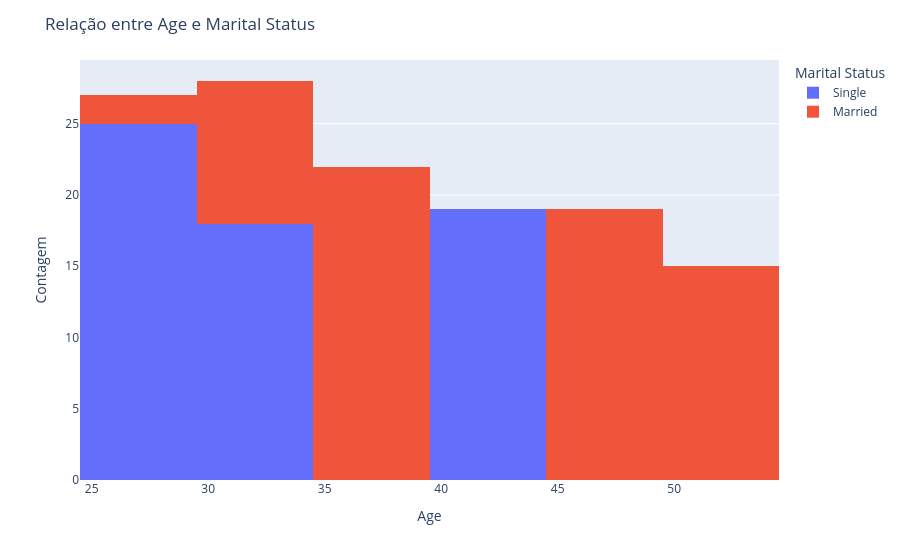
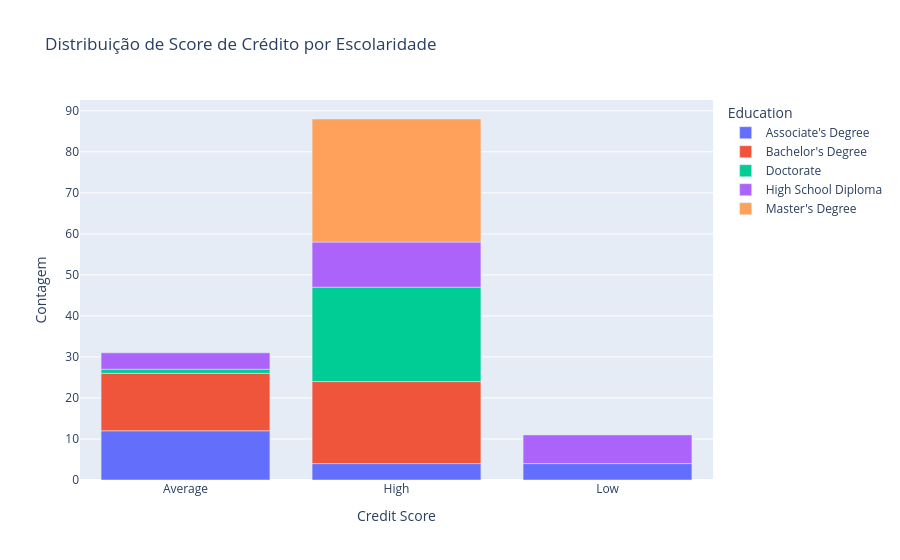
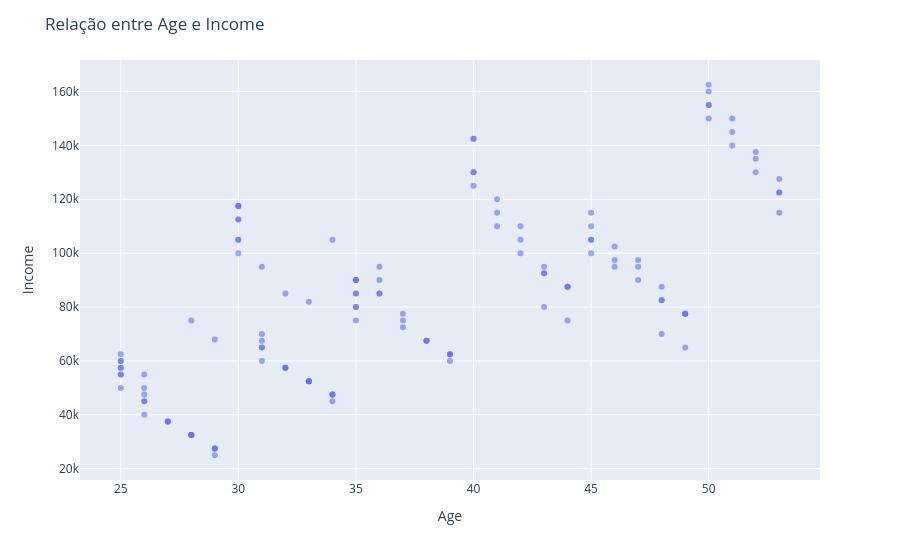
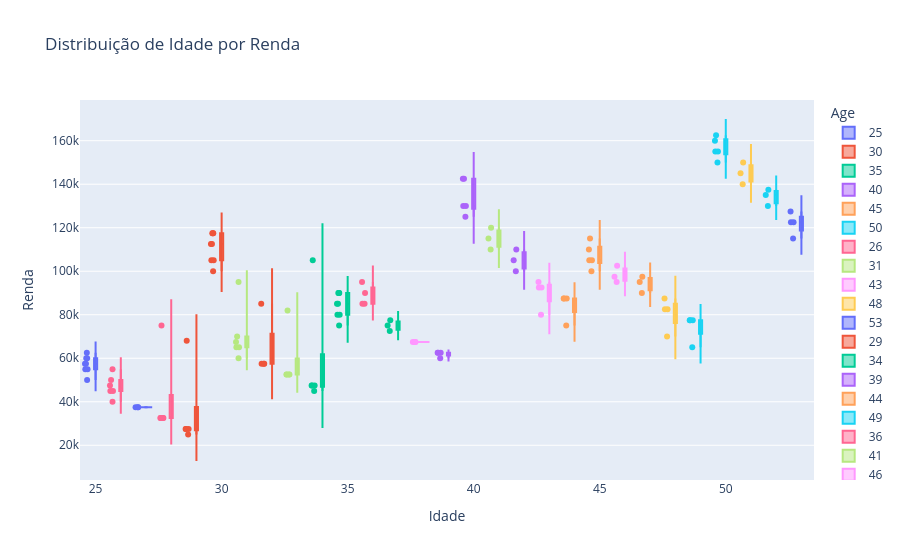

The notebook cell these images were saved under, in order:
### Markdown cell above
**D) Realize a análise Bivariada.
Tente responder as seguintes perguntas com gráficos seguidos de insights:**



*   Existe relação entre a idade e o status civil?
*   Qual a relação entre o score de crédito e o nível de escolaridade?
*  O salário parece influenciar na idade?
* O salário parece influenciar no Score de Crédito?
* Clientes com casa própria tendem a ter um score mais alto?

### Code cell
#seu código aqui

# Relação entre Age e Marital_Status_cod
fig = px.histogram(df, x='Age', color='Marital Status', barmode='stack')

# Layout
fig.update_layout(title='Relação entre Age e Marital Status',
                  xaxis_title='Age',
                  yaxis_title='Contagem',
                  legend_title='Marital Status')
fig.show()

# Score e nível de escolaridade
proporcao_contratos = df.groupby(['Credit Score', 'Education']).size().reset_index(name='Contagem')

fig = px.bar(proporcao_contratos, x='Credit Score', y='Contagem', color='Education',
             title='Distribuição de Score de Crédito por Escolaridade')

fig.show()

# Renda e idade

fig = px.scatter(df, x='Age', y='Income', opacity=0.6)

fig.update_layout(

  title='Relação entre Age e Income',

  xaxis_title='Age',

  yaxis_title='Income'

)

fig.show()

fig = px.violin(
    df,
    x='Age',
    y='Income',
    color='Age', 
    box=True, 
    points='all', 
    title='Distribuição de Idade por Renda'
)

fig.update_layout(
    xaxis_title='Idade',
    yaxis_title='Renda'
)

fig.show()

#salário e Score

fig = px.scatter(df, x='Income', y='Credit Score', opacity=0.6)

fig.update_layout(

  title='Relação entre Income e Crédito',

  xaxis_title='Income',

  yaxis_title='Crédito'
    )

fig.show()

#casa própria score

fig = px.histogram(df, x='Home Ownership', color='Credit Score', barmode='stack')

# Layout
fig.update_layout(title='Relação entre Casa própria e Crédito',
                  xaxis_title='Moradia',
                  yaxis_title='Contagem',
                  legend_title='crédito')
fig.show()


# Sim a partir dos 35 anos vemos que existe uma tendência ao casamento, porem dos 40 aos 44 não temos casados (me pergunto se isso ocorreu por causa do dropna de antes) e volta a ter casados a partir dos 45
# Quem tem formação elevada tende a ter average para high score, não vemos nínguem com low tendo um diploma a partir do bacharelado.
# Sim, quanto mais idade (o que acarreta experiência ou senioridade) a renda aumenta progressivamente.
# Sim, quanto maior o salário maior o score.
# Sim, quem tem casa própria tem score mais alto

### Figure 1 — Plotly figure (JSON) as saved in the notebook; plotly's stock layout.template omitted (floating-point values rounded to 4 significant figures)
{"data": [{"alignmentgroup": "True", "bingroup": "x", "hovertemplate": "Marital Status=Single<br>Age=%{x}<br>count=%{y}<extra></extra>", "legendgroup": "Single", "marker": {"color": "#636efa", "pattern": {"shape": ""}}, "name": "Single", "offsetgroup": "Single", "orientation": "v", "showlegend": true, "type": "histogram", "x": [25, 40, 26, 31, 43, 29, 34, 44, 25, 40, 26, 31, 41, 27, 32, 42, 28, 33, 43, 29, 34, 44, 25, 25, 40, 26, 31, 41, 27, 32, 42, 28, 33, 25, 40, 26, 31, 41, 27, 32, 42, 28, 33, 43, 29, 34, 44, 25, 25, 28, 31, 32, 25, 40, 26, 31, 28, 33, 43, 29, 34, 44], "xaxis": "x", "yaxis": "y"}, {"alignmentgroup": "True", "bingroup": "x", "hovertemplate": "Marital Status=Married<br>Age=%{x}<br>count=%{y}<extra></extra>", "legendgroup": "Married", "marker": {"color": "#EF553B", "pattern": {"shape": ""}}, "name": "Married", "offsetgroup": "Married", "orientation": "v", "showlegend": true, "type": "histogram", "x": [30, 35, 45, 50, 48, 53, 39, 49, 30, 35, 45, 50, 36, 46, 51, 37, 47, 52, 38, 48, 53, 39, 49, 30, 35, 30, 35, 45, 50, 36, 46, 51, 37, 47, 52, 30, 35, 45, 50, 36, 46, 51, 37, 47, 52, 38, 48, 53, 39, 49, 30, 35, 30, 35, 33, 26, 29, 34, 30, 35, 45, 50, 36, 38, 48, 53, 39, 49], "xaxis": "x", "yaxis": "y"}], "layout": {"barmode": "stack", "legend": {"title": {"text": "Marital Status"}, "tracegroupgap": 0}, "margin": {"t": 60}, "title": {"text": "Relação entre Age e Marital Status"}, "xaxis": {"anchor": "y", "domain": [0, 1], "title": {"text": "Age"}}, "yaxis": {"anchor": "x", "domain": [0, 1], "title": {"text": "Contagem"}}}}

### Figure 2 — Plotly figure (JSON) as saved in the notebook; plotly's stock layout.template omitted (floating-point values rounded to 4 significant figures)
{"data": [{"alignmentgroup": "True", "hovertemplate": "Education=Associate's Degree<br>Credit Score=%{x}<br>Contagem=%{y}<extra></extra>", "legendgroup": "Associate's Degree", "marker": {"color": "#636efa", "pattern": {"shape": ""}}, "name": "Associate's Degree", "offsetgroup": "Associate's Degree", "orientation": "v", "showlegend": true, "textposition": "auto", "type": "bar", "x": ["Average", "High", "Low"], "xaxis": "x", "y": [12, 4, 4], "yaxis": "y"}, {"alignmentgroup": "True", "hovertemplate": "Education=Bachelor's Degree<br>Credit Score=%{x}<br>Contagem=%{y}<extra></extra>", "legendgroup": "Bachelor's Degree", "marker": {"color": "#EF553B", "pattern": {"shape": ""}}, "name": "Bachelor's Degree", "offsetgroup": "Bachelor's Degree", "orientation": "v", "showlegend": true, "textposition": "auto", "type": "bar", "x": ["Average", "High"], "xaxis": "x", "y": [14, 20], "yaxis": "y"}, {"alignmentgroup": "True", "hovertemplate": "Education=Doctorate<br>Credit Score=%{x}<br>Contagem=%{y}<extra></extra>", "legendgroup": "Doctorate", "marker": {"color": "#00cc96", "pattern": {"shape": ""}}, "name": "Doctorate", "offsetgroup": "Doctorate", "orientation": "v", "showlegend": true, "textposition": "auto", "type": "bar", "x": ["Average", "High"], "xaxis": "x", "y": [1, 23], "yaxis": "y"}, {"alignmentgroup": "True", "hovertemplate": "Education=High School Diploma<br>Credit Score=%{x}<br>Contagem=%{y}<extra></extra>", "legendgroup": "High School Diploma", "marker": {"color": "#ab63fa", "pattern": {"shape": ""}}, "name": "High School Diploma", "offsetgroup": "High School Diploma", "orientation": "v", "showlegend": true, "textposition": "auto", "type": "bar", "x": ["Average", "High", "Low"], "xaxis": "x", "y": [4, 11, 7], "yaxis": "y"}, {"alignmentgroup": "True", "hovertemplate": "Education=Master's Degree<br>Credit Score=%{x}<br>Contagem=%{y}<extra></extra>", "legendgroup": "Master's Degree", "marker": {"color": "#FFA15A", "pattern": {"shape": ""}}, "name": "Master's Degree", "offsetgroup": "Master's Degree", "orientation": "v", "showlegend": true, "textposition": "auto", "type": "bar", "x": ["High"], "xaxis": "x", "y": [30], "yaxis": "y"}], "layout": {"barmode": "relative", "legend": {"title": {"text": "Education"}, "tracegroupgap": 0}, "title": {"text": "Distribuição de Score de Crédito por Escolaridade"}, "xaxis": {"anchor": "y", "domain": [0, 1], "title": {"text": "Credit Score"}}, "yaxis": {"anchor": "x", "domain": [0, 1], "title": {"text": "Contagem"}}}}

### Figure 3 — Plotly figure (JSON) as saved in the notebook; plotly's stock layout.template omitted (floating-point values rounded to 4 significant figures; data arrays with more than 128 entries replaced by an {"elided": "..."} marker saying what was removed)
{"data": [{"hovertemplate": "Age=%{x}<br>Income=%{y}<extra></extra>", "legendgroup": "", "marker": {"color": "#636efa", "opacity": 0.6, "symbol": "circle"}, "mode": "markers", "name": "", "orientation": "v", "showlegend": false, "type": "scatter", "x": {"elided": "130 int values"}, "xaxis": "x", "y": {"elided": "130 int values"}, "yaxis": "y"}], "layout": {"legend": {"tracegroupgap": 0}, "margin": {"t": 60}, "title": {"text": "Relação entre Age e Income"}, "xaxis": {"anchor": "y", "domain": [0, 1], "title": {"text": "Age"}}, "yaxis": {"anchor": "x", "domain": [0, 1], "title": {"text": "Income"}}}}

### Figure 4 — Plotly figure (JSON) as saved in the notebook; plotly's stock layout.template omitted (floating-point values rounded to 4 significant figures)
{"data": [{"alignmentgroup": "True", "box": {"visible": true}, "hovertemplate": "Age=%{x}<br>Income=%{y}<extra></extra>", "legendgroup": "25", "marker": {"color": "#636efa"}, "name": "25", "offsetgroup": "25", "orientation": "v", "points": "all", "scalegroup": "True", "showlegend": true, "type": "violin", "x": [25, 25, 25, 25, 25, 25, 25, 25], "x0": " ", "xaxis": "x", "y": [50000, 55000, 57500, 60000, 62500, 57500, 60000, 55000], "y0": " ", "yaxis": "y"}, {"alignmentgroup": "True", "box": {"visible": true}, "hovertemplate": "Age=%{x}<br>Income=%{y}<extra></extra>", "legendgroup": "30", "marker": {"color": "#EF553B"}, "name": "30", "offsetgroup": "30", "orientation": "v", "points": "all", "scalegroup": "True", "showlegend": true, "type": "violin", "x": [30, 30, 30, 30, 30, 30, 30, 30], "x0": " ", "xaxis": "x", "y": [100000, 105000, 112500, 117500, 117500, 112500, 117500, 105000], "y0": " ", "yaxis": "y"}, {"alignmentgroup": "True", "box": {"visible": true}, "hovertemplate": "Age=%{x}<br>Income=%{y}<extra></extra>", "legendgroup": "35", "marker": {"color": "#00cc96"}, "name": "35", "offsetgroup": "35", "orientation": "v", "points": "all", "scalegroup": "True", "showlegend": true, "type": "violin", "x": [35, 35, 35, 35, 35, 35, 35, 35], "x0": " ", "xaxis": "x", "y": [75000, 80000, 85000, 90000, 90000, 85000, 90000, 80000], "y0": " ", "yaxis": "y"}, {"alignmentgroup": "True", "box": {"visible": true}, "hovertemplate": "Age=%{x}<br>Income=%{y}<extra></extra>", "legendgroup": "40", "marker": {"color": "#ab63fa"}, "name": "40", "offsetgroup": "40", "orientation": "v", "points": "all", "scalegroup": "True", "showlegend": true, "type": "violin", "x": [40, 40, 40, 40, 40], "x0": " ", "xaxis": "x", "y": [125000, 130000, 142500, 142500, 130000], "y0": " ", "yaxis": "y"}, {"alignmentgroup": "True", "box": {"visible": true}, "hovertemplate": "Age=%{x}<br>Income=%{y}<extra></extra>", "legendgroup": "45", "marker": {"color": "#FFA15A"}, "name": "45", "offsetgroup": "45", "orientation": "v", "points": "all", "scalegroup": "True", "showlegend": true, "type": "violin", "x": [45, 45, 45, 45, 45], "x0": " ", "xaxis": "x", "y": [100000, 105000, 110000, 115000, 105000], "y0": " ", "yaxis": "y"}, {"alignmentgroup": "True", "box": {"visible": true}, "hovertemplate": "Age=%{x}<br>Income=%{y}<extra></extra>", "legendgroup": "50", "marker": {"color": "#19d3f3"}, "name": "50", "offsetgroup": "50", "orientation": "v", "points": "all", "scalegroup": "True", "showlegend": true, "type": "violin", "x": [50, 50, 50, 50, 50], "x0": " ", "xaxis": "x", "y": [150000, 155000, 160000, 162500, 155000], "y0": " ", "yaxis": "y"}, {"alignmentgroup": "True", "box": {"visible": true}, "hovertemplate": "Age=%{x}<br>Income=%{y}<extra></extra>", "legendgroup": "26", "marker": {"color": "#FF6692"}, "name": "26", "offsetgroup": "26", "orientation": "v", "points": "all", "scalegroup": "True", "showlegend": true, "type": "violin", "x": [26, 26, 26, 26, 26, 26], "x0": " ", "xaxis": "x", "y": [40000, 45000, 47500, 50000, 55000, 45000], "y0": " ", "yaxis": "y"}, {"alignmentgroup": "True", "box": {"visible": true}, "hovertemplate": "Age=%{x}<br>Income=%{y}<extra></extra>", "legendgroup": "31", "marker": {"color": "#B6E880"}, "name": "31", "offsetgroup": "31", "orientation": "v", "points": "all", "scalegroup": "True", "showlegend": true, "type": "violin", "x": [31, 31, 31, 31, 31, 31], "x0": " ", "xaxis": "x", "y": [60000, 65000, 67500, 70000, 95000, 65000], "y0": " ", "yaxis": "y"}, {"alignmentgroup": "True", "box": {"visible": true}, "hovertemplate": "Age=%{x}<br>Income=%{y}<extra></extra>", "legendgroup": "43", "marker": {"color": "#FF97FF"}, "name": "43", "offsetgroup": "43", "orientation": "v", "points": "all", "scalegroup": "True", "showlegend": true, "type": "violin", "x": [43, 43, 43, 43], "x0": " ", "xaxis": "x", "y": [80000, 92500, 95000, 92500], "y0": " ", "yaxis": "y"}, {"alignmentgroup": "True", "box": {"visible": true}, "hovertemplate": "Age=%{x}<br>Income=%{y}<extra></extra>", "legendgroup": "48", "marker": {"color": "#FECB52"}, "name": "48", "offsetgroup": "48", "orientation": "v", "points": "all", "scalegroup": "True", "showlegend": true, "type": "violin", "x": [48, 48, 48, 48], "x0": " ", "xaxis": "x", "y": [70000, 82500, 87500, 82500], "y0": " ", "yaxis": "y"}, {"alignmentgroup": "True", "box": {"visible": true}, "hovertemplate": "Age=%{x}<br>Income=%{y}<extra></extra>", "legendgroup": "53", "marker": {"color": "#636efa"}, "name": "53", "offsetgroup": "53", "orientation": "v", "points": "all", "scalegroup": "True", "showlegend": true, "type": "violin", "x": [53, 53, 53, 53], "x0": " ", "xaxis": "x", "y": [115000, 122500, 127500, 122500], "y0": " ", "yaxis": "y"}, {"alignmentgroup": "True", "box": {"visible": true}, "hovertemplate": "Age=%{x}<br>Income=%{y}<extra></extra>", "legendgroup": "29", "marker": {"color": "#EF553B"}, "name": "29", "offsetgroup": "29", "orientation": "v", "points": "all", "scalegroup": "True", "showlegend": true, "type": "violin", "x": [29, 29, 29, 29, 29], "x0": " ", "xaxis": "x", "y": [25000, 27500, 27500, 68000, 27500], "y0": " ", "yaxis": "y"}, {"alignmentgroup": "True", "box": {"visible": true}, "hovertemplate": "Age=%{x}<br>Income=%{y}<extra></extra>", "legendgroup": "34", "marker": {"color": "#00cc96"}, "name": "34", "offsetgroup": "34", "orientation": "v", "points": "all", "scalegroup": "True", "showlegend": true, "type": "violin", "x": [34, 34, 34, 34, 34], "x0": " ", "xaxis": "x", "y": [45000, 47500, 47500, 105000, 47500], "y0": " ", "yaxis": "y"}, {"alignmentgroup": "True", "box": {"visible": true}, "hovertemplate": "Age=%{x}<br>Income=%{y}<extra></extra>", "legendgroup": "39", "marker": {"color": "#ab63fa"}, "name": "39", "offsetgroup": "39", "orientation": "v", "points": "all", "scalegroup": "True", "showlegend": true, "type": "violin", "x": [39, 39, 39, 39], "x0": " ", "xaxis": "x", "y": [60000, 62500, 62500, 62500], "y0": " ", "yaxis": "y"}, {"alignmentgroup": "True", "box": {"visible": true}, "hovertemplate": "Age=%{x}<br>Income=%{y}<extra></extra>", "legendgroup": "44", "marker": {"color": "#FFA15A"}, "name": "44", "offsetgroup": "44", "orientation": "v", "points": "all", "scalegroup": "True", "showlegend": true, "type": "violin", "x": [44, 44, 44, 44], "x0": " ", "xaxis": "x", "y": [75000, 87500, 87500, 87500], "y0": " ", "yaxis": "y"}, {"alignmentgroup": "True", "box": {"visible": true}, "hovertemplate": "Age=%{x}<br>Income=%{y}<extra></extra>", "legendgroup": "49", "marker": {"color": "#19d3f3"}, "name": "49", "offsetgroup": "49", "orientation": "v", "points": "all", "scalegroup": "True", "showlegend": true, "type": "violin", "x": [49, 49, 49, 49], "x0": " ", "xaxis": "x", "y": [65000, 77500, 77500, 77500], "y0": " ", "yaxis": "y"}, {"alignmentgroup": "True", "box": {"visible": true}, "hovertemplate": "Age=%{x}<br>Income=%{y}<extra></extra>", "legendgroup": "36", "marker": {"color": "#FF6692"}, "name": "36", "offsetgroup": "36", "orientation": "v", "points": "all", "scalegroup": "True", "showlegend": true, "type": "violin", "x": [36, 36, 36, 36], "x0": " ", "xaxis": "x", "y": [85000, 90000, 95000, 85000], "y0": " ", "yaxis": "y"}, {"alignmentgroup": "True", "box": {"visible": true}, "hovertemplate": "Age=%{x}<br>Income=%{y}<extra></extra>", "legendgroup": "41", "marker": {"color": "#B6E880"}, "name": "41", "offsetgroup": "41", "orientation": "v", "points": "all", "scalegroup": "True", "showlegend": true, "type": "violin", "x": [41, 41, 41], "x0": " ", "xaxis": "x", "y": [110000, 115000, 120000], "y0": " ", "yaxis": "y"}, {"alignmentgroup": "True", "box": {"visible": true}, "hovertemplate": "Age=%{x}<br>Income=%{y}<extra></extra>", "legendgroup": "46", "marker": {"color": "#FF97FF"}, "name": "46", "offsetgroup": "46", "orientation": "v", "points": "all", "scalegroup": "True", "showlegend": true, "type": "violin", "x": [46, 46, 46], "x0": " ", "xaxis": "x", "y": [95000, 97500, 102500], "y0": " ", "yaxis": "y"}, {"alignmentgroup": "True", "box": {"visible": true}, "hovertemplate": "Age=%{x}<br>Income=%{y}<extra></extra>", "legendgroup": "51", "marker": {"color": "#FECB52"}, "name": "51", "offsetgroup": "51", "orientation": "v", "points": "all", "scalegroup": "True", "showlegend": true, "type": "violin", "x": [51, 51, 51], "x0": " ", "xaxis": "x", "y": [140000, 145000, 150000], "y0": " ", "yaxis": "y"}, {"alignmentgroup": "True", "box": {"visible": true}, "hovertemplate": "Age=%{x}<br>Income=%{y}<extra></extra>", "legendgroup": "27", "marker": {"color": "#636efa"}, "name": "27", "offsetgroup": "27", "orientation": "v", "points": "all", "scalegroup": "True", "showlegend": true, "type": "violin", "x": [27, 27, 27], "x0": " ", "xaxis": "x", "y": [37500, 37500, 37500], "y0": " ", "yaxis": "y"}, {"alignmentgroup": "True", "box": {"visible": true}, "hovertemplate": "Age=%{x}<br>Income=%{y}<extra></extra>", "legendgroup": "32", "marker": {"color": "#EF553B"}, "name": "32", "offsetgroup": "32", "orientation": "v", "points": "all", "scalegroup": "True", "showlegend": true, "type": "violin", "x": [32, 32, 32, 32], "x0": " ", "xaxis": "x", "y": [57500, 57500, 57500, 85000], "y0": " ", "yaxis": "y"}, {"alignmentgroup": "True", "box": {"visible": true}, "hovertemplate": "Age=%{x}<br>Income=%{y}<extra></extra>", "legendgroup": "37", "marker": {"color": "#00cc96"}, "name": "37", "offsetgroup": "37", "orientation": "v", "points": "all", "scalegroup": "True", "showlegend": true, "type": "violin", "x": [37, 37, 37], "x0": " ", "xaxis": "x", "y": [72500, 75000, 77500], "y0": " ", "yaxis": "y"}, {"alignmentgroup": "True", "box": {"visible": true}, "hovertemplate": "Age=%{x}<br>Income=%{y}<extra></extra>", "legendgroup": "42", "marker": {"color": "#ab63fa"}, "name": "42", "offsetgroup": "42", "orientation": "v", "points": "all", "scalegroup": "True", "showlegend": true, "type": "violin", "x": [42, 42, 42], "x0": " ", "xaxis": "x", "y": [100000, 105000, 110000], "y0": " ", "yaxis": "y"}, {"alignmentgroup": "True", "box": {"visible": true}, "hovertemplate": "Age=%{x}<br>Income=%{y}<extra></extra>", "legendgroup": "47", "marker": {"color": "#FFA15A"}, "name": "47", "offsetgroup": "47", "orientation": "v", "points": "all", "scalegroup": "True", "showlegend": true, "type": "violin", "x": [47, 47, 47], "x0": " ", "xaxis": "x", "y": [90000, 95000, 97500], "y0": " ", "yaxis": "y"}, {"alignmentgroup": "True", "box": {"visible": true}, "hovertemplate": "Age=%{x}<br>Income=%{y}<extra></extra>", "legendgroup": "52", "marker": {"color": "#19d3f3"}, "name": "52", "offsetgroup": "52", "orientation": "v", "points": "all", "scalegroup": "True", "showlegend": true, "type": "violin", "x": [52, 52, 52], "x0": " ", "xaxis": "x", "y": [130000, 135000, 137500], "y0": " ", "yaxis": "y"}, {"alignmentgroup": "True", "box": {"visible": true}, "hovertemplate": "Age=%{x}<br>Income=%{y}<extra></extra>", "legendgroup": "28", "marker": {"color": "#FF6692"}, "name": "28", "offsetgroup": "28", "orientation": "v", "points": "all", "scalegroup": "True", "showlegend": true, "type": "violin", "x": [28, 28, 28, 28, 28], "x0": " ", "xaxis": "x", "y": [32500, 32500, 32500, 75000, 32500], "y0": " ", "yaxis": "y"}, {"alignmentgroup": "True", "box": {"visible": true}, "hovertemplate": "Age=%{x}<br>Income=%{y}<extra></extra>", "legendgroup": "33", "marker": {"color": "#B6E880"}, "name": "33", "offsetgroup": "33", "orientation": "v", "points": "all", "scalegroup": "True", "showlegend": true, "type": "violin", "x": [33, 33, 33, 33, 33], "x0": " ", "xaxis": "x", "y": [52500, 52500, 52500, 82000, 52500], "y0": " ", "yaxis": "y"}, {"alignmentgroup": "True", "box": {"visible": true}, "hovertemplate": "Age=%{x}<br>Income=%{y}<extra></extra>", "legendgroup": "38", "marker": {"color": "#FF97FF"}, "name": "38", "offsetgroup": "38", "orientation": "v", "points": "all", "scalegroup": "True", "showlegend": true, "type": "violin", "x": [38, 38, 38], "x0": " ", "xaxis": "x", "y": [67500, 67500, 67500], "y0": " ", "yaxis": "y"}], "layout": {"legend": {"title": {"text": "Age"}, "tracegroupgap": 0}, "title": {"text": "Distribuição de Idade por Renda"}, "violinmode": "overlay", "xaxis": {"anchor": "y", "categoryarray": [25, 30, 35, 40, 45, 50, 26, 31, 43, 48, 53, 29, 34, 39, 44, 49, 36, 41, 46, 51, 27, 32, 37, 42, 47, 52, 28, 33, 38], "categoryorder": "array", "domain": [0, 1], "title": {"text": "Idade"}}, "yaxis": {"anchor": "x", "domain": [0, 1], "title": {"text": "Renda"}}}}
